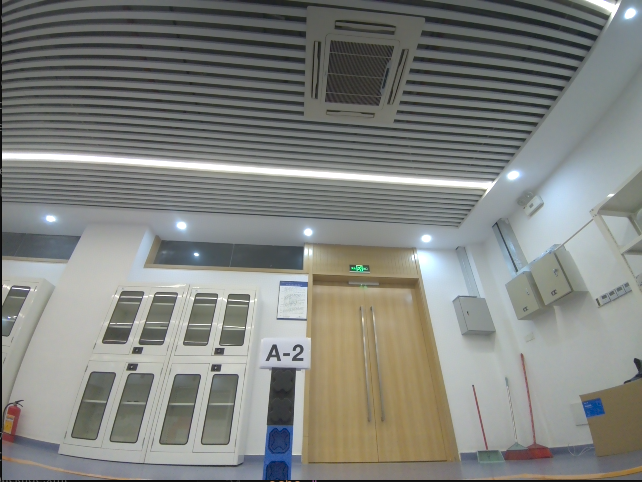
#> input picture yellow_line_ws/img5/1.png, 642 x 482 px; its folder holds only this picture in this run
$ python test_green_arrow.py
#> lines starting #> are read from the running program, lines starting #| are printed output that depends on the picture; after the words box and inside, x2 and y2 are one past the last pixel; in counts of white or black regions, pixels touching at a corner belong together
#> in test_image, image is the input picture: shape (482, 642, 3); mean B, G, R 127.2, 131.5, 129.5
#!/usr/bin/env python3
"""
绿色箭头检测器测试脚本

功能描述：
    - 使用静态图片测试绿色箭头检测功能
    - 可视化检测过程和结果
    - 不依赖ROS环境

使用方法：
    python test_green_arrow.py [图片路径]
"""

import cv2
import numpy as np
import os
import sys
from typing import Optional


class GreenArrowTester:
    def __init__(self):
        # 绿色检测参数 - HSV色彩空间
        self.lower_green = np.array([35, 50, 50])   # 绿色下限
        self.upper_green = np.array([85, 255, 255]) # 绿色上限

        # 检测参数
        self.min_contour_area = 1000  # 最小轮廓面积
        self.roi_ratio = 0.7  # ROI区域比例（中间60%区域）

        print(f'初始化绿色箭头检测器')
        print(f'HSV绿色范围: {self.lower_green} - {self.upper_green}')
        print(f'最小轮廓面积: {self.min_contour_area}')

    def detect_arrow_direction(self, image: np.ndarray) -> Optional[str]:
        """
        检测绿色箭头方向

        Args:
            image: 输入图像 (BGR格式)

        Returns:
            箭头方向: 'left', 'right' 或 None
        """
        try:
            height, width = image.shape[:2]
#> height = 482; width = 642
            print(f'图像尺寸: {width}x{height}')
#| 图像尺寸: 642x482

            # 提取ROI区域
            roi = {
                'y1': int(height * 0.3),  # 从高度 30% 开始
                'y2': int(height * 0.7),  # 到高度 70%
                'x1': int(width * 0.3),   # 左边裁掉 30%
                'x2': int(width * 0.7),   # 右边裁掉 30%
            }
            roi_image = image[roi['y1']:roi['y2'], roi['x1']:roi['x2']]
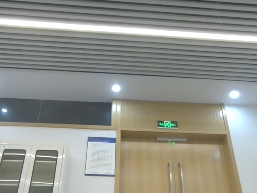
#> roi_image: shape (193, 257, 3); mean B, G, R 139.1, 146.4, 145
            roi_width = roi_image.shape[1]
#> roi_width = 257
            roi_height = roi_image.shape[0]
#> roi_height = 193
            print(f'ROI区域: ({roi["x1"]}, {roi["y1"]}) 到 ({roi["x2"]}, {roi["y2"]})')
#| ROI区域: (192, 144) 到 (449, 337)
            print(f'ROI尺寸: {roi_width}x{roi_height}')
#| ROI尺寸: 257x193

            # 转换为HSV色彩空间
            hsv = cv2.cvtColor(roi_image, cv2.COLOR_BGR2HSV)
#> hsv: shape (193, 257, 3); mean H, S, V 61.9, 27.6, 150.7

            # 创建绿色掩码
            mask = cv2.inRange(hsv, self.lower_green, self.upper_green)
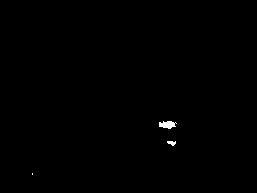
#> mask: shape (193, 257); 0.26% white; 3 white regions (1 under 20 px), largest, box (x1, y1, x2, y2) and area: (159, 121, 177, 129) 98, (167, 141, 176, 146) 30

            # 统计绿色像素数量
            green_pixels = np.sum(mask > 0)
#> green_pixels = 130
            print(f'检测到绿色像素数量: {green_pixels}')
#| 检测到绿色像素数量: 130

            # 形态学操作
            kernel = np.ones((5, 5), np.uint8)
            mask = cv2.morphologyEx(mask, cv2.MORPH_OPEN, kernel)
#> mask: shape (193, 257); 0.14% white; 1 white region
            mask = cv2.morphologyEx(mask, cv2.MORPH_CLOSE, kernel)

            # 查找轮廓
            contours, _ = cv2.findContours(mask, cv2.RETR_EXTERNAL, cv2.CHAIN_APPROX_SIMPLE)
#> contours = 1 contour; box (x1, y1, x2, y2) and area: (163, 121, 174, 128) 54

            if not contours:
                print('未检测到绿色轮廓')
                return None

            print(f'找到 {len(contours)} 个轮廓')
#| 找到 1 个轮廓

            # 找到最大轮廓
            largest_contour = max(contours, key=cv2.contourArea)
#> largest_contour = contour of 10 points, box (x1, y1, x2, y2) (163, 121, 174, 128), area 54
            contour_area = cv2.contourArea(largest_contour)
#> contour_area = 53.5
            print(f'最大轮廓面积: {contour_area}')
#| 最大轮廓面积: 53.5

            # 检查轮廓面积
            if contour_area < self.min_contour_area:
                print(f'轮廓面积 {contour_area} 小于最小值 {self.min_contour_area}')
#| 轮廓面积 53.5 小于最小值 1000
                return None

            # 分析箭头方向
            direction = self.analyze_arrow_direction(largest_contour, roi_width)

            return direction

        except Exception as e:
            print(f'检测箭头方向时出错: {str(e)}')
            return None

    # [84 lines left out: function analyze_arrow_direction, not called in this run]

    def create_debug_image(self, image: np.ndarray, direction: Optional[str]) -> np.ndarray:
        """创建调试可视化图像"""
        debug_image = image.copy()
        height, width = image.shape[:2]
#> height = 482; width = 642

        # 绘制ROI区域
        roi = {
            'y1': int(height * 0.3),  # 从高度 30% 开始
            'y2': int(height * 0.7),  # 到高度 70%
            'x1': int(width * 0.3),   # 左边裁掉 30%
            'x2': int(width * 0.7),   # 右边裁掉 30%
        }
        cv2.rectangle(debug_image, (roi['x1'], roi['y1']), (roi['x2'], roi['y2']), (255, 255, 0), 2)
        cv2.putText(debug_image, "ROI", (roi['x1'] + 10, roi['y1'] + 30),
                   cv2.FONT_HERSHEY_SIMPLEX, 0.7, (255, 255, 0), 2)

        # 在ROI区域检测绿色
        roi_image = image[roi['y1']:roi['y2'], roi['x1']:roi['x2']]
        hsv = cv2.cvtColor(roi_image, cv2.COLOR_BGR2HSV)
        mask = cv2.inRange(hsv, self.lower_green, self.upper_green)

        # 形态学操作
        kernel = np.ones((5, 5), np.uint8)
        mask = cv2.morphologyEx(mask, cv2.MORPH_OPEN, kernel)
        mask = cv2.morphologyEx(mask, cv2.MORPH_CLOSE, kernel)

        # 在原图上绘制绿色区域
        green_overlay = debug_image.copy()
        green_overlay[roi['y1']:roi['y2'], roi['x1']:roi['x2']][mask > 0] = [0, 255, 0]
#> green_overlay: shape (482, 642, 3); mean B, G, R 128.2, 132.5, 128
        debug_image = cv2.addWeighted(debug_image, 0.7, green_overlay, 0.3, 0)

        # 查找并绘制轮廓
        contours, _ = cv2.findContours(mask, cv2.RETR_EXTERNAL, cv2.CHAIN_APPROX_SIMPLE)

        if contours:
            # 找到最大轮廓
            largest_contour = max(contours, key=cv2.contourArea)
            if cv2.contourArea(largest_contour) >= self.min_contour_area:
                # 调整轮廓坐标到原图
                adjusted_contour = largest_contour.copy()
                adjusted_contour[:, :, 0] += roi['x1']
                adjusted_contour[:, :, 1] += roi['y1']

                # 绘制轮廓
                cv2.drawContours(debug_image, [adjusted_contour], -1, (0, 255, 255), 3)

                # 绘制质心
                M = cv2.moments(largest_contour)
                if M["m00"] != 0:
                    cx = int(M["m10"] / M["m00"]) + roi['x1']
                    cy = int(M["m01"] / M["m00"]) + roi['y1']
                    cv2.circle(debug_image, (cx, cy), 8, (0, 0, 255), -1)
                    cv2.putText(debug_image, f"Centroid({cx},{cy})", (cx + 15, cy),
                               cv2.FONT_HERSHEY_SIMPLEX, 0.5, (0, 0, 255), 1)

        # 显示检测结果
        if direction:
            direction_text = f"Arrow Direction: {direction.upper()}"
            color = (0, 255, 0)
        else:
            direction_text = "No Arrow Detected"
            color = (0, 0, 255)

        cv2.putText(debug_image, direction_text, (10, height - 30),
                   cv2.FONT_HERSHEY_SIMPLEX, 1, color, 2)

        # 显示参数信息
        param_text = f"HSV Range: {self.lower_green}-{self.upper_green}, Min Area: {self.min_contour_area}"
        cv2.putText(debug_image, param_text, (10, height - 60),
                   cv2.FONT_HERSHEY_SIMPLEX, 0.5, (255, 255, 255), 1)
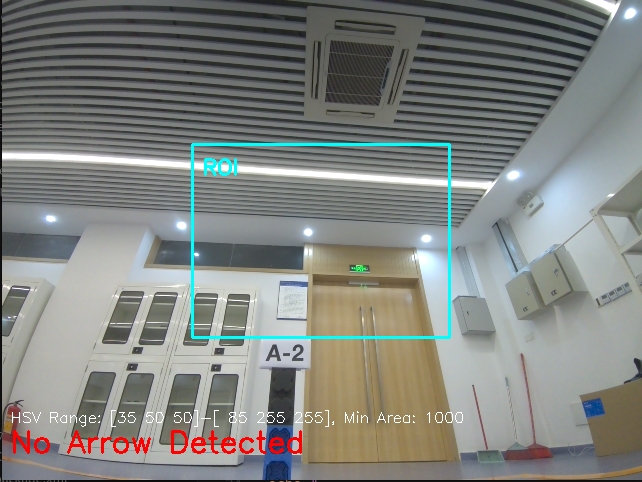
#> debug_image: shape (482, 642, 3); mean B, G, R 127.8, 132, 129.1

        return debug_image

    def test_image(self, image_path: str) -> None:
        """测试单张图片"""
        print(f'\n=== 测试图片: {image_path} ===')

        # 读取图片
        if not os.path.exists(image_path):
            print(f'错误: 图片文件不存在: {image_path}')
            return

        image = cv2.imread(image_path)
        if image is None:
            print(f'错误: 无法读取图片: {image_path}')
            return

        print(f'成功读取图片: {image_path}')

        # 检测箭头方向
        direction = self.detect_arrow_direction(image)

        # 创建可视化图像
        debug_image = self.create_debug_image(image, direction)

        # 显示结果
        if direction:
            print(f'\n✓ 检测结果: 绿色箭头方向为 {direction.upper()}')
        else:
            print(f'\n✗ 检测结果: 未检测到绿色箭头')

        # 显示图像
        cv2.imshow(f'Original - {os.path.basename(image_path)}', image)
        cv2.imshow(f'Detection Result - {os.path.basename(image_path)}', debug_image)

        print('\n按任意键继续下一张图片，按 ESC 退出...')
        key = cv2.waitKey(0) & 0xFF
#> (key Esc is pressed here)
        cv2.destroyAllWindows()

        if key == 27:  # ESC键
            print('用户退出测试')
            sys.exit(0)
#> (the program exits here)
